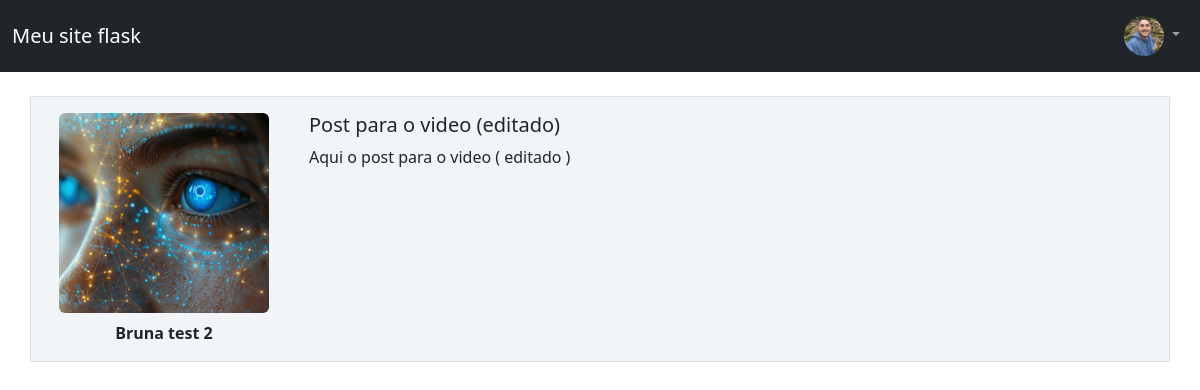
/post/10 (signed in), run on the app's committed database.
### flaskimpressionador/models.py (models this page shows)
class Usuario(database.Model, UserMixin):
    id= database.Column(database.Integer, primary_key=True)
    username= database.Column(database.String, nullable=False)
    email= database.Column(database.String, nullable=False,unique=True)
    senha= database.Column(database.String, nullable=False)
    foto_perfil = database.Column(database.String,default='default.jpg')
    cursos = database.Column(database.String, nullable=False, default='Não informado')
    posts= database.relationship('Post', backref='autor_post', lazy=True)

class Post(database.Model):
    id = database.Column(database.Integer, primary_key=True)
    titulo = database.Column(database.String, nullable=False)
    corpo = database.Column(database.Text, nullable=False)
    data_criacao= database.Column(database.DateTime, nullable=False, default=datetime.utcnow)
    id_usuario= database.Column(database.Integer, database.ForeignKey('usuario.id'),nullable=False)

### flaskimpressionador/routes.py (the view)
@app.route('/post/<post_id>',methods=['GET','POST'])
@login_required
def exibir_post(post_id):
    post = Post.query.get(post_id)
    if current_user == post.autor_post:
        form = FormPost()
        if request.method == 'GET':
            form.titulo.data = post.titulo
            form.corpo.data = post.corpo
        elif form.validate_on_submit():
            post.titulo = form.titulo.data
            post.corpo = form.corpo.data
            database.session.commit()
            flash('post editado com sucesso', 'alert-success')
            return redirect(url_for('home'))
    else:
        form = None
    return render_template('paginas/post.html', post=post, form=form)

### flaskimpressionador/models.py (called while the page is built)
@login_manager.user_loader
def load_usuario(id_usuario):
    return Usuario.query.get(int(id_usuario))

### flaskimpressionador/templates/paginas/post.html (shortened to what this page needs)
{% extends 'paginas/base.html' %}
{% block body %}
    <div class="container mt-3">
            <div class="row border mt-4 p-3 meupost d-flex align-items-start flex-nowrap" style="gap: 1rem;">
                <div style="flex: 0 0 200px;">
                    <img src="{{ url_for('static', filename='imageprofile/' + post.autor_post.foto_perfil) }}"
                         class="rounded" style="width: 210px; height: 200px; object-fit: cover;">
                    <strong class="d-block text-center mt-2">{{ post.autor_post.username }}</strong>
                </div>
                <div style="flex: 1;">
                    <h5>{{ post.titulo }}</h5>
                    <p>{{ post.corpo }}</p>
                </div>
            </div>
    </div>
{% endblock %}

### flaskimpressionador/templates/Components/navbar.html (shortened to what this page needs)
<nav class="navbar navbar-expand-lg navbar-dark bg-dark">
    <div class="container-fluid">
        <a class="navbar-brand" href="{{ url_for('home') }}">Meu site flask</a>
        {% if not current_user.is_authenticated %}
            <ul class="navbar-nav ms-auto">
                <li><a class="navbar-brand" style="font-size: 20px" href="{{ url_for('login') }}">Login</a></li>
                <li><a class="navbar-brand" style="font-size: 20px" href="{{ url_for('cadastro') }}">Cadastro</a></li>
            </ul>
        {% else %}
            <div class="collapse navbar-collapse" id="navbarNavDarkDropdown">
                <ul class="navbar-nav ms-auto">
                    <li class="nav-item dropdown">
                        <a class="nav-link dropdown-toggle" href="#" id="navbarDarkDropdownMenuLink" role="button" data-bs-toggle="dropdown" aria-expanded="false">
                            <img src="{{ url_for('static', filename='imageprofile/' + current_user.foto_perfil) }}" alt="Foto de perfil" class="rounded-circle" style="width: 40px; height: 40px; object-fit: cover;">
                        </a>
                    </li>
                </ul>
            </div>
        {% endif %}
    </div>
</nav>

### flaskimpressionador/static/main.css (style rules this page uses)
body { border-radius: 10px; }
.meupost { background-color: #f2f5f8; }

### data on the page
Usuario: foto_perfil (picture)
Usuario: foto_perfil (picture), autor_post.username "Bruna test 2"
Post: titulo "Post para o video (editado)", corpo "Aqui o post para o video ( editado )"
